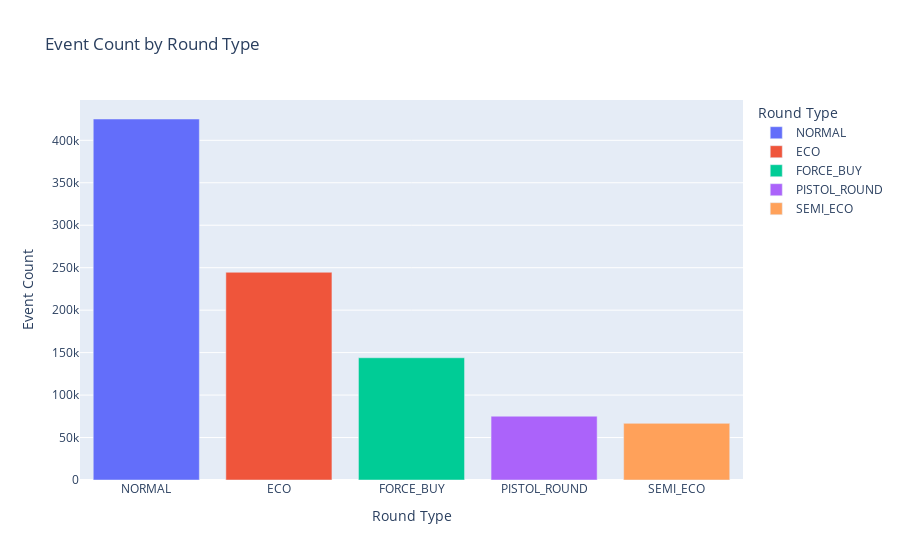

The cell this chart's notebook holds for it:
### Code cell
# Assuming weapon_events is your DataFrame and 'round_type' is one of its columns
round_type_counts = weapon_events['round_type'].value_counts().reset_index()
round_type_counts.columns = ['Round_Type', 'Count']

# Creating a bar chart with Plotly Express
fig = px.bar(round_type_counts, 
             x='Round_Type', 
             y='Count', 
             title='Event Count by Round Type',
             labels={'Count': 'Count', 'Round_Type': 'Round Type'},
             color='Round_Type',  # This assigns a unique color to each round type
             )

# Improving the presentation a bit
fig.update_layout(xaxis_title='Round Type',
                  yaxis_title='Event Count',
                  coloraxis_showscale=False)

# Displaying the chart
fig.show()

### Figure 1 — Plotly figure (JSON) as saved in the notebook; plotly's stock layout.template omitted (floating-point values rounded to 4 significant figures)
{"data": [{"alignmentgroup": "True", "hovertemplate": "Round Type=%{x}<br>Count=%{y}<extra></extra>", "legendgroup": "NORMAL", "marker": {"color": "#636efa", "pattern": {"shape": ""}}, "name": "NORMAL", "offsetgroup": "NORMAL", "orientation": "v", "showlegend": true, "textposition": "auto", "type": "bar", "x": ["NORMAL"], "xaxis": "x", "y": [425090], "yaxis": "y"}, {"alignmentgroup": "True", "hovertemplate": "Round Type=%{x}<br>Count=%{y}<extra></extra>", "legendgroup": "ECO", "marker": {"color": "#EF553B", "pattern": {"shape": ""}}, "name": "ECO", "offsetgroup": "ECO", "orientation": "v", "showlegend": true, "textposition": "auto", "type": "bar", "x": ["ECO"], "xaxis": "x", "y": [244599], "yaxis": "y"}, {"alignmentgroup": "True", "hovertemplate": "Round Type=%{x}<br>Count=%{y}<extra></extra>", "legendgroup": "FORCE_BUY", "marker": {"color": "#00cc96", "pattern": {"shape": ""}}, "name": "FORCE_BUY", "offsetgroup": "FORCE_BUY", "orientation": "v", "showlegend": true, "textposition": "auto", "type": "bar", "x": ["FORCE_BUY"], "xaxis": "x", "y": [143944], "yaxis": "y"}, {"alignmentgroup": "True", "hovertemplate": "Round Type=%{x}<br>Count=%{y}<extra></extra>", "legendgroup": "PISTOL_ROUND", "marker": {"color": "#ab63fa", "pattern": {"shape": ""}}, "name": "PISTOL_ROUND", "offsetgroup": "PISTOL_ROUND", "orientation": "v", "showlegend": true, "textposition": "auto", "type": "bar", "x": ["PISTOL_ROUND"], "xaxis": "x", "y": [75133], "yaxis": "y"}, {"alignmentgroup": "True", "hovertemplate": "Round Type=%{x}<br>Count=%{y}<extra></extra>", "legendgroup": "SEMI_ECO", "marker": {"color": "#FFA15A", "pattern": {"shape": ""}}, "name": "SEMI_ECO", "offsetgroup": "SEMI_ECO", "orientation": "v", "showlegend": true, "textposition": "auto", "type": "bar", "x": ["SEMI_ECO"], "xaxis": "x", "y": [66700], "yaxis": "y"}], "layout": {"barmode": "relative", "coloraxis": {"showscale": false}, "legend": {"title": {"text": "Round Type"}, "tracegroupgap": 0}, "title": {"text": "Event Count by Round Type"}, "xaxis": {"anchor": "y", "categoryarray": ["NORMAL", "ECO", "FORCE_BUY", "PISTOL_ROUND", "SEMI_ECO"], "categoryorder": "array", "domain": [0, 1], "title": {"text": "Round Type"}}, "yaxis": {"anchor": "x", "domain": [0, 1], "title": {"text": "Event Count"}}}}
